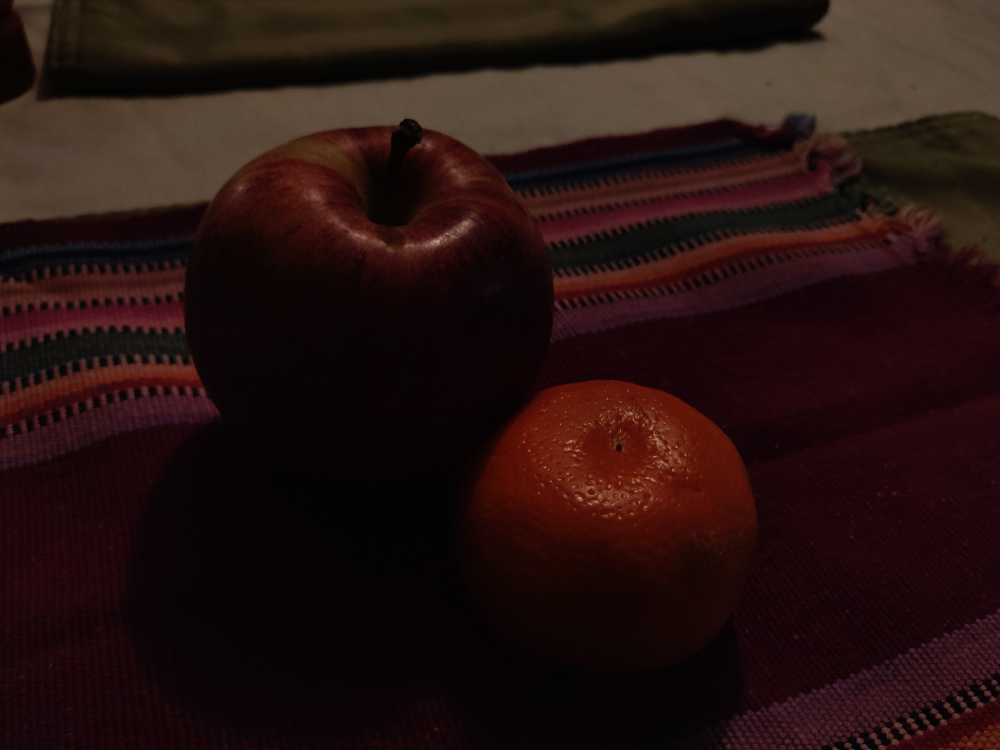
#> input picture hw2/input/underexposed.jpg, 4000 x 3000 px, found by its file name (shown at 1/4 size)
$ python Q2.py
#> lines starting #> are read from the running program, lines starting #| are printed output that depends on the picture
import cv2
import numpy as np
from matplotlib import pyplot as plt

# Open the image.
underexposed = cv2.imread("hw2/input/underexposed.jpg")
#> underexposed is the input picture: shape (3000, 4000, 3); mean B, G, R 16.1, 18.3, 37.9
overexposed = cv2.imread("hw2/input/overexposed.jpg")
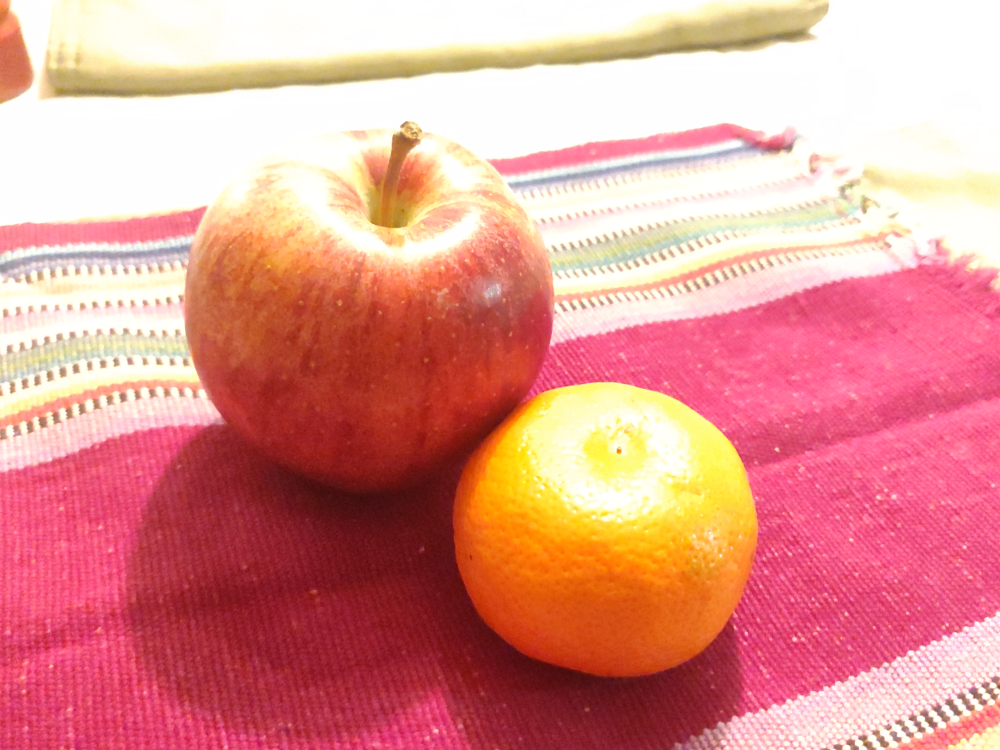
#> input picture hw2/input/overexposed.jpg, 4000 x 3000 px, found by its file name (shown at 1/4 size)
#> overexposed is the input picture: shape (3000, 4000, 3); mean B, G, R 142.4, 148.8, 224.4
underexposed = cv2.resize(underexposed, (1000, 750))
#> underexposed: shape (750, 1000, 3)
overexposed = cv2.resize(overexposed, (1000, 750))
#> overexposed: shape (750, 1000, 3)

#make them grayscale
gray_underexposed = cv2.cvtColor(underexposed, cv2.COLOR_BGR2GRAY)
gray_overexposed = cv2.cvtColor(overexposed, cv2.COLOR_BGR2GRAY)
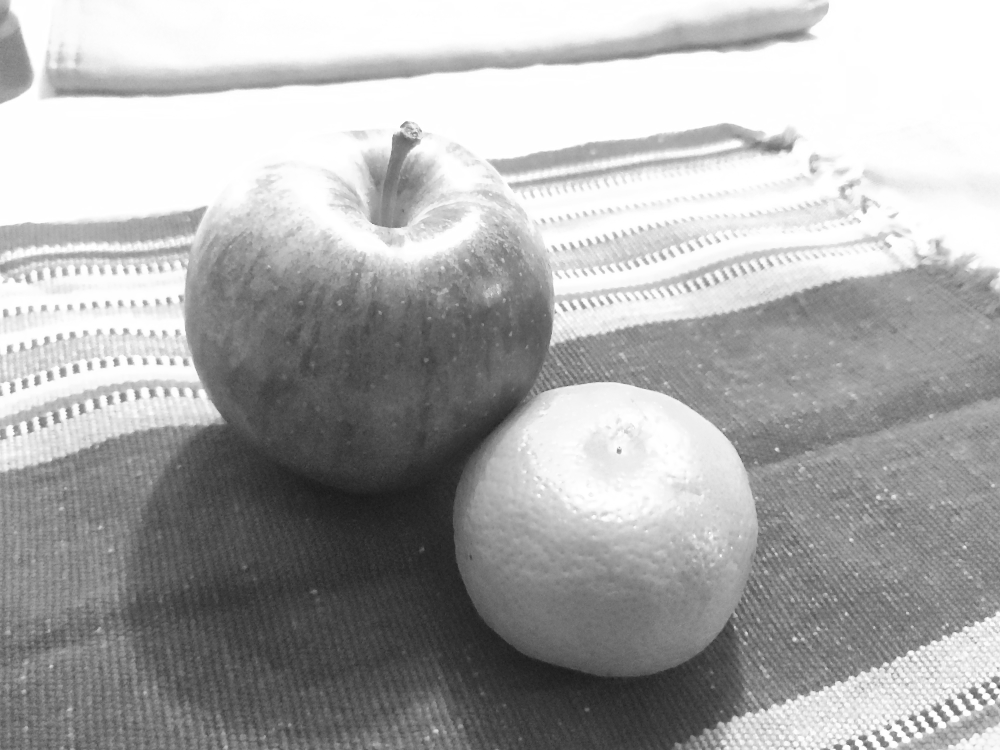
#> gray_overexposed: shape (750, 1000); min 25, max 255, mean 170.7

#apply equalization
equalized_u = cv2.equalizeHist(gray_underexposed)
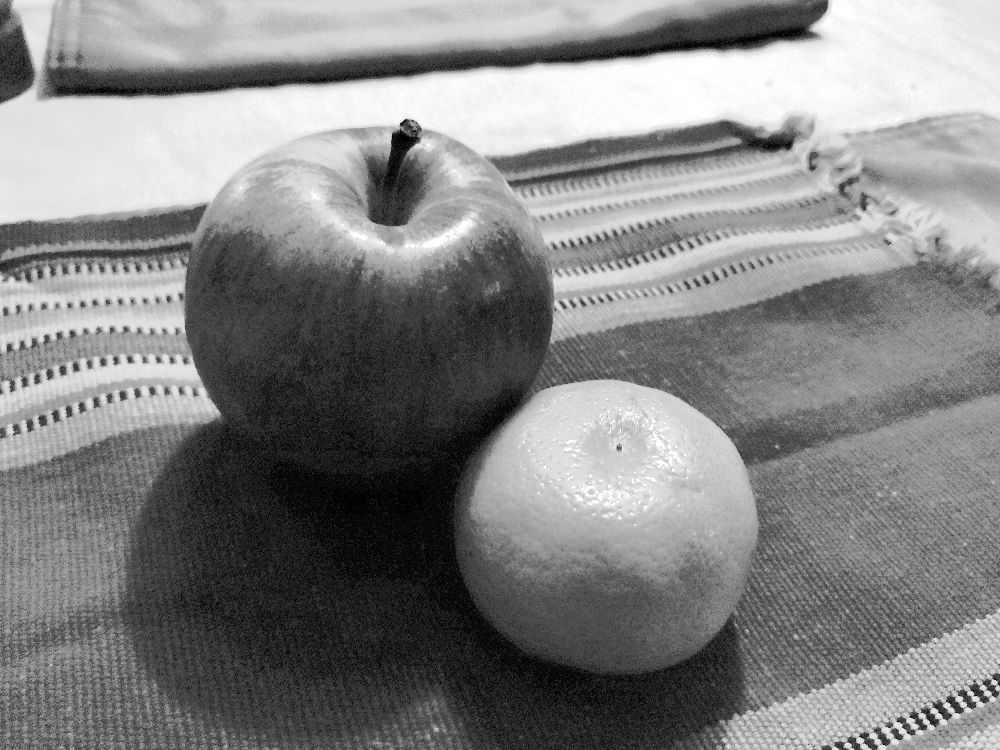
#> equalized_u: shape (750, 1000); min 0, max 255, mean 131.1
equalized_o = cv2.equalizeHist(gray_overexposed)
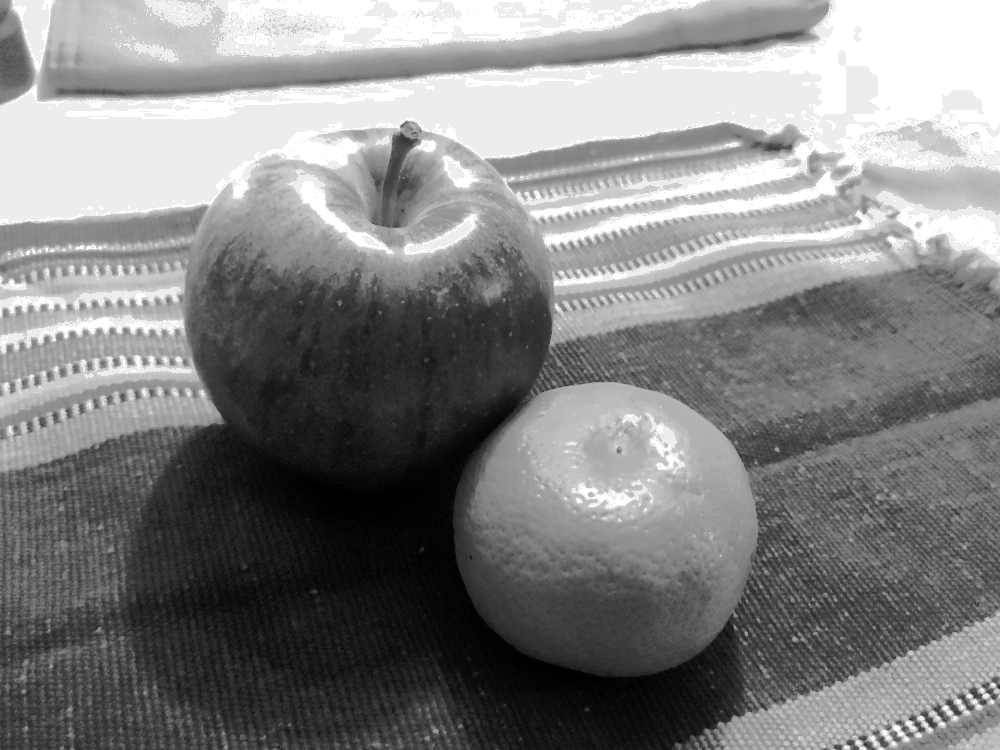
#> equalized_o: shape (750, 1000); min 0, max 255, mean 130.6

#place original and equalized side by side
res_o = np.hstack((gray_overexposed, equalized_o))
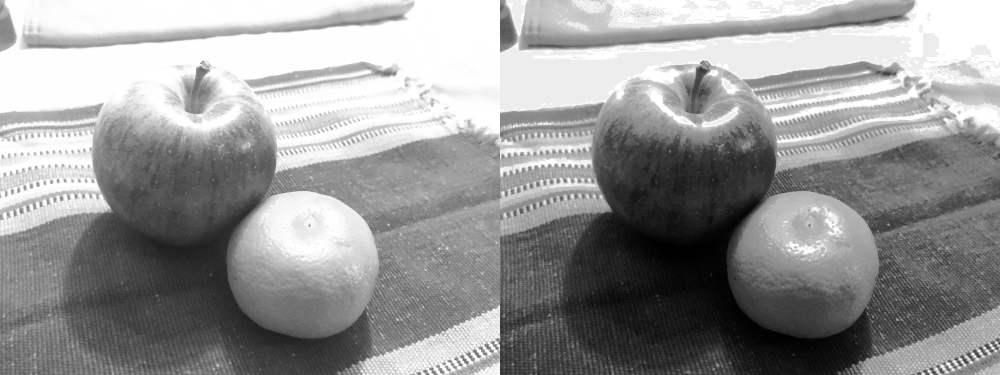
#> res_o: shape (750, 2000) (shown at 1/2 size); min 0, max 255, mean 150.7
res_u = np.hstack((gray_underexposed, equalized_u))
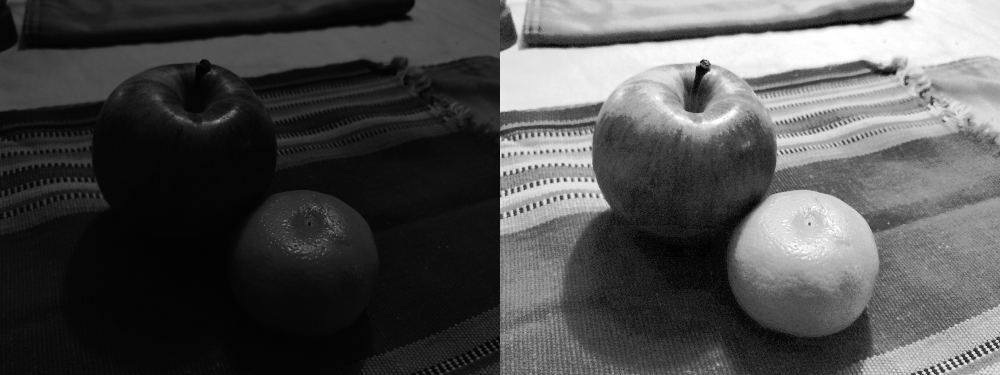
#> res_u: shape (750, 2000) (shown at 1/2 size); min 0, max 255, mean 77.6

#show images
cv2.imshow("overexposed original vs equalized", res_o)
cv2.waitKey(0)  # waits until a key is pressed
cv2.destroyAllWindows()  # destroys the window showing image
cv2.imshow("underexposed original vs equalized", res_u)
cv2.waitKey(0)  # waits until a key is pressed
cv2.destroyAllWindows()  # destroys the window showing image
cv2.imwrite('hw2/output/Q2_equalized_overexposed.png', res_o)
cv2.imwrite('hw2/output/Q2_equalized_underexposed.png', res_u)
plt.hist(equalized_u.ravel(),256,[0,256])
plt.title('Equalized underexposed')
plt.savefig('hw2/output/Q2_underexposed_equalized_hist.png')
#> figure, not shown here; tallest bar 51768 high, from x = 28 to 29
plt.close()
plt.hist(equalized_o.ravel(),256,[0,256])
plt.title('Equalized overexposed')
plt.savefig('hw2/output/Q2_overexposed_equalized_hist.png')
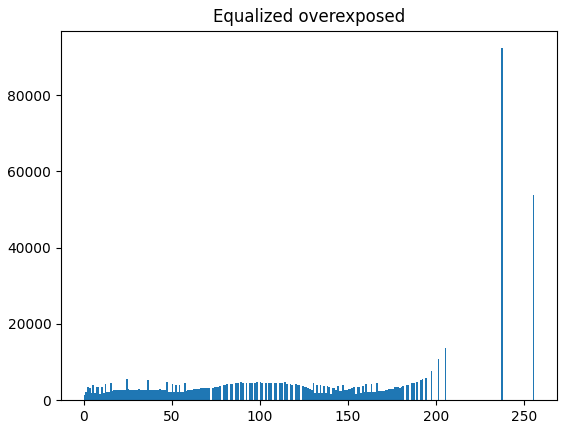
#> figure drawn by matplotlib, 1 panel; tallest bar 92274 high, from x = 237 to 238
plt.close()
